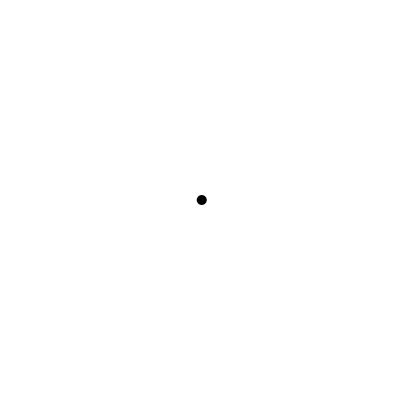
Frame 1 (no input)
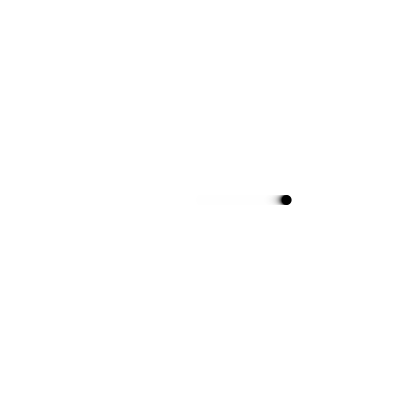
Frame 60 (the mouse pressed at the canvas centre just before this capture)
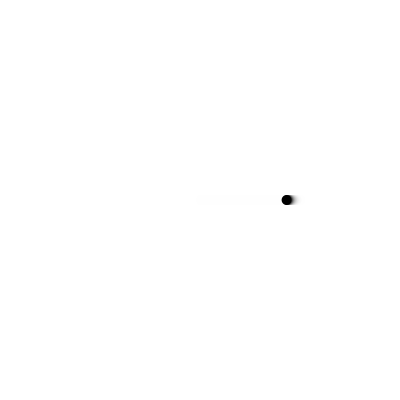
Frame 120 (the mouse held since frame 60 and released just before this capture)

The Processing sketch that drew these frames (run headless with seeded random() and noise(); from frame 60 on, the mouse is pressed at the canvas centre):

// Processing sketch: sketch_07_oscillation
// ── sketch_07_oscillation.pde
// 水平方向に限定した振動モデル

float x = 200; //物体の位置 ここでの入力された値は初期の位置
float centerX = 200;    //振動の中心
float ampX = 100;       //振動の幅（振幅）
float frequencyX = 1.0; //振動の速さ 1フレームあたり何度進むか（角速度）
float angleX = 0;        //現在の角度
float radius = 5.0;

void setup(){
  size(400,400);
  noStroke(); 
  fill(0);
  ellipseMode(RADIUS);
  background(255);
}


void draw(){
  fill(255,255,255,64);
  rect(0,0,width,height);
  
  angleX += frequencyX; //1フレームあたり角度frequencyXだけ角度を増加
  
  //振動中の物体の位置 ＝ 中心座標 ＋ 振幅 * sin( 現在の角度 ) //cosの場合は振幅の位置から開始する
  x = centerX + ampX * sin( radians(angleX) );
  
  
  fill(0);
  ellipse(x,200,radius,radius);
  
}
